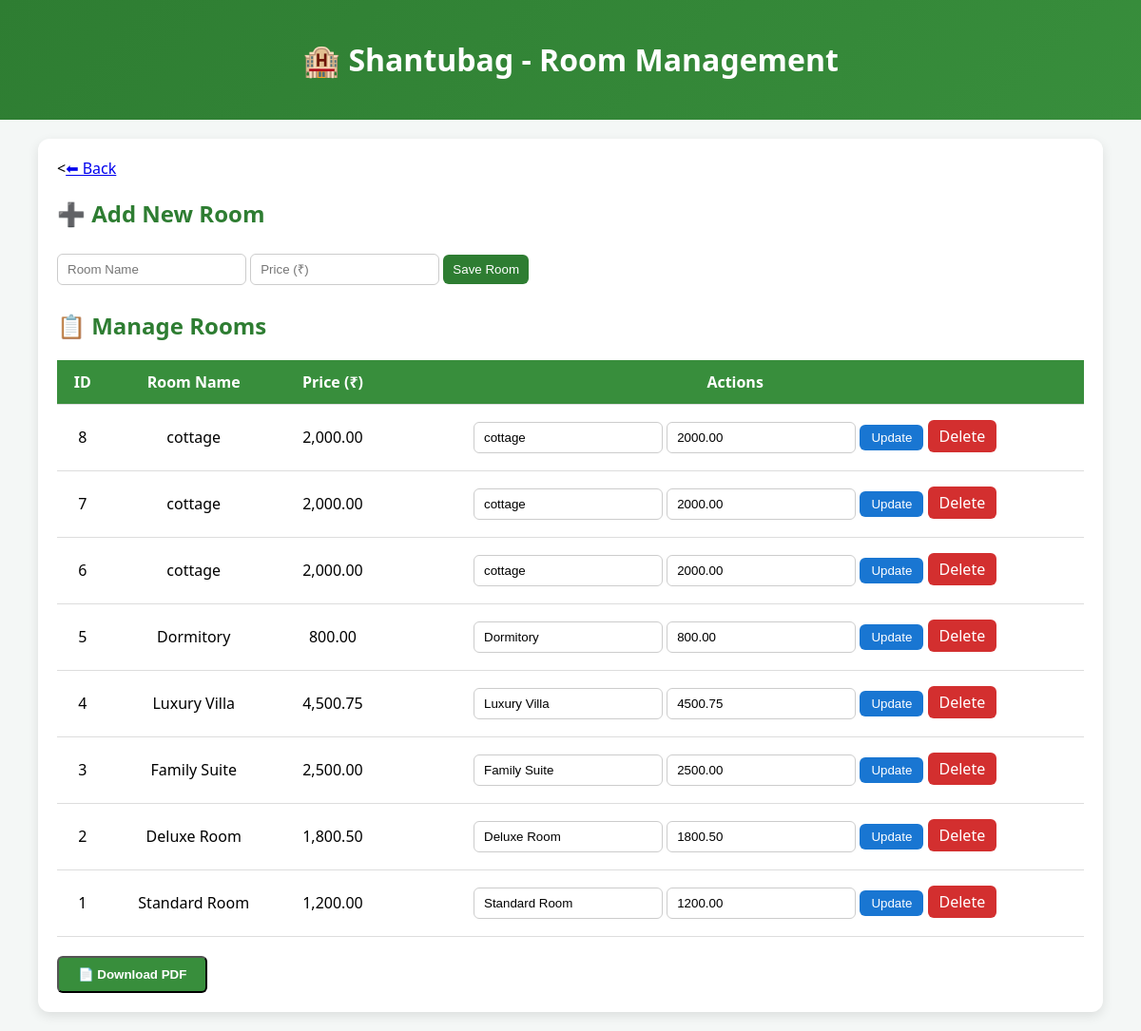
Screenshot of /manage_room.php with the database file from the repository.
### tables this page shows
CREATE TABLE `rooms` (
  `id` int(10) UNSIGNED NOT NULL,
  `room_name` varchar(100) NOT NULL,
  `price` decimal(10,2) NOT NULL
);

### manage_room.php (the view, shortened to what this page needs)
<?php
$servername = "localhost";
$username = "root";
$password = "";
$dbname = "shantubag_db";
$port = 3307;
$conn = new mysqli($servername, $username, $password, $dbname, $port);
?>
<!DOCTYPE html>
<html lang="en">
<head>
</head>
<body>
<header>
<h1>🏨 Shantubag - Room Management</h1>
</header>
<div class="container">
    <<a href="AdminDashboard.php" class="back-btn">⬅ Back </a>
<h2>➕ Add New Room</h2>
<form method="POST">
<input type="text" name="room_name" placeholder="Room Name" required>
<input type="number" step="0.01" name="price" placeholder="Price (₹)" required>
<button type="submit" name="save">Save Room</button>
</form>
<h2>📋 Manage Rooms</h2>
<table id="roomTable">
<thead>
<tr>
<th>ID</th>
<th>Room Name</th>
<th>Price (₹)</th>
<th class="no-pdf">Actions</th>
</tr>
</thead>
<tbody>
<?php
$result = $conn->query("SELECT * FROM rooms ORDER BY id DESC");
if ($result->num_rows > 0) {
    while ($row = $result->fetch_assoc()):
?>
<tr>
<td><?= $row['id'] ?></td>
<td><?= htmlspecialchars($row['room_name']) ?></td>
<td><?= number_format($row['price'],2) ?></td>
<td class="no-pdf">
<form method="POST" style="display:inline-block;">
<input type="text" name="room_name" value="<?= htmlspecialchars($row['room_name']) ?>" required>
<input type="number" step="0.01" name="price" value="<?= $row['price'] ?>" required>
<button type="submit" name="update" class="btn-edit">Update</button>
</form>
<a href="manage_room.php?delete=<?= $row['id'] ?>" class="btn-del" onclick="return confirm('Are you sure to delete this room?')">Delete</a>
</td>
</tr>
<?php endwhile; } else { ?>
<tr><td colspan="4">No rooms available</td></tr>
<?php } ?>
</tbody>
</table>
<button class="pdf-btn" onclick="generatePDF()">📄 Download PDF</button>
</div>
</body>
</html>

### manage_room.php (style rules this page uses)
body { font-family: 'Segoe UI', Arial, sans-serif; margin:0; padding:0; background:#f4f7f6; }
header { background: linear-gradient(135deg, #2e7d32, #388e3c); color:white; padding:20px; text-align:center; }
h2 { color: #2e7d32; margin-top:20px; }
.container { width:90%; margin:20px auto; background:white; padding:20px; border-radius:12px; box-shadow:0 4px 12px rgba(0,0,0,0.1); }
form input, form button { padding:8px 10px; margin:6px 0; border-radius:6px; border:1px solid #ccc; }
form button { background:#2e7d32; color:white; border:none; cursor:pointer; transition:0.3s; }
table { border-collapse: collapse; width:100%; margin-top:20px; }
th, td { padding:12px; text-align:center; border-bottom:1px solid #ddd; }
th { background:#388e3c; color:white; }
.btn-del { background:#d32f2f; color:white; padding:6px 12px; border-radius:6px; text-decoration:none; transition:0.3s; }
.btn-edit { background:#1976d2; color:white; padding:6px 12px; border:none; border-radius:6px; cursor:pointer; transition:0.3s; }
.pdf-btn { display:inline-block; margin-top:20px; background:#388e3c; color:white; padding:10px 20px; border-radius:6px; font-weight:bold; cursor:pointer; }

### rows the page displays
rooms: id "8", room_name "cottage", price "2,000.00", price "2000.00"
rooms: id "7", room_name "cottage", price "2,000.00", price "2000.00"
rooms: id "6", room_name "cottage", price "2,000.00", price "2000.00"
rooms: id "5", room_name "Dormitory", price "800.00"
rooms: id "4", room_name "Luxury Villa", price "4,500.75", price "4500.75"
rooms: id "3", room_name "Family Suite", price "2,500.00", price "2500.00"
rooms: id "2", room_name "Deluxe Room", price "1,800.50", price "1800.50"
rooms: id "1", room_name "Standard Room", price "1,200.00", price "1200.00"
